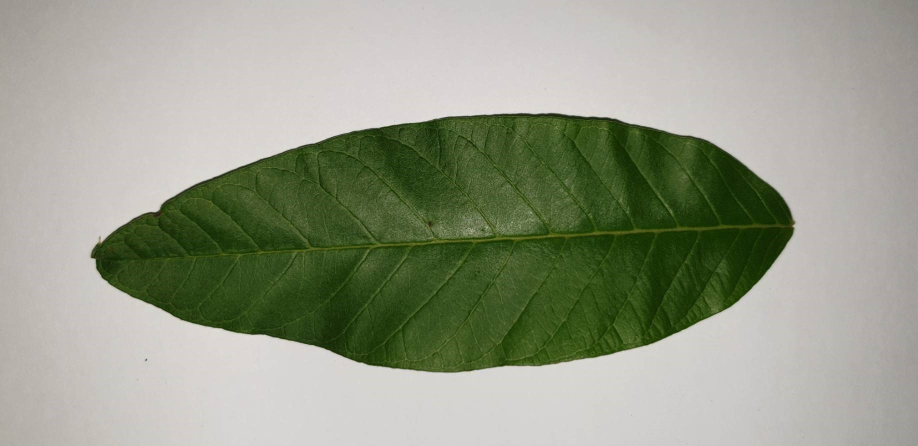
%> input picture Tubes Pengcit/a1.jpg, 1835 x 892 px (shown at 1/2 size)
$ octave KlasifikasiDaun.m   (GNU Octave 9; MATLAB toolbox functions it lacks are replaced by stand-ins)
%> lines starting %> are read from the running program, lines starting %| are printed output that depends on the picture
a1 = imread('a1.jpg');
%> a1 is the input picture: size 892x1835x3 uint8; mean R, G, B 149.9, 155.5, 137.3
a2 = imread('a2.jpg');
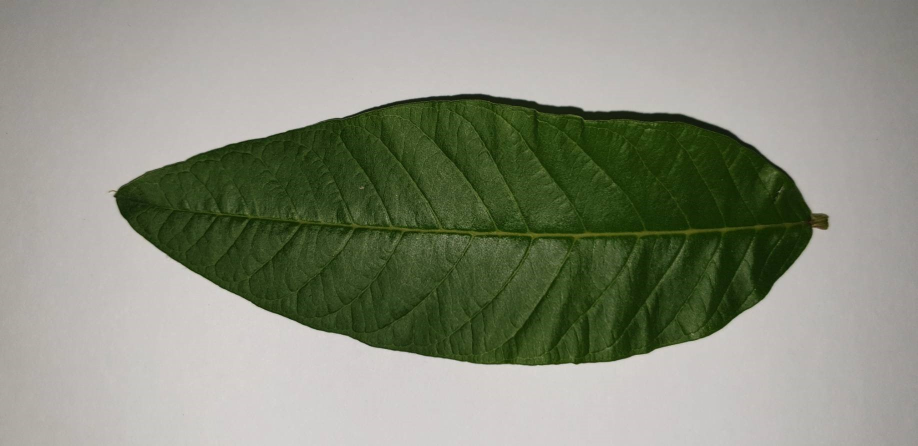
%> input picture Tubes Pengcit/a2.jpg, 1835 x 892 px (shown at 1/2 size)
%> a2 is the input picture: size 892x1835x3 uint8; mean R, G, B 137.9, 142, 126
a3 = imread('a3.jpg');
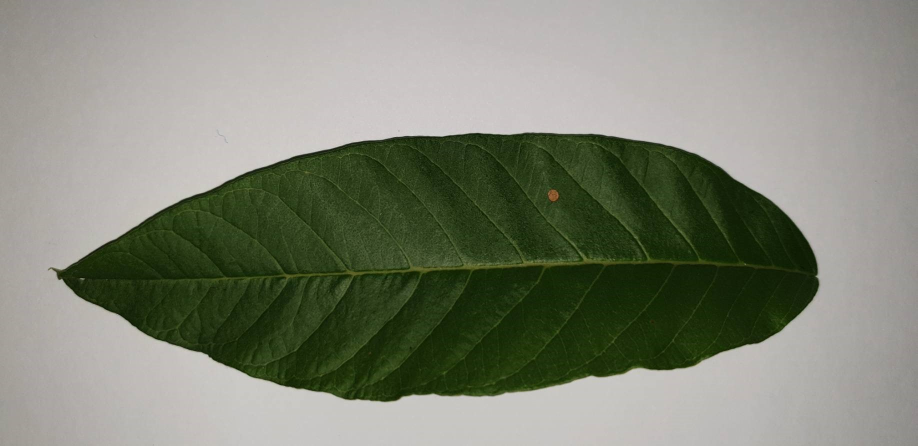
%> input picture Tubes Pengcit/a3.jpg, 1835 x 892 px (shown at 1/2 size)
%> a3 is the input picture: size 892x1835x3 uint8; mean R, G, B 128.8, 133, 118
a4 = imread('a4.jpg');
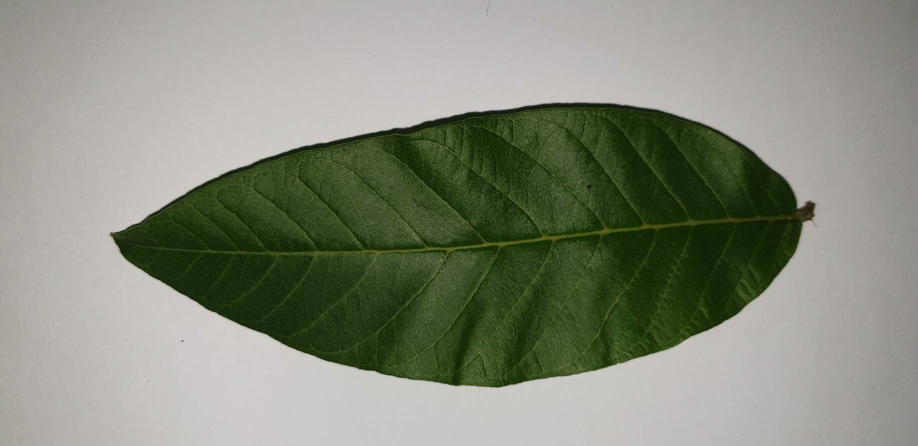
%> input picture Tubes Pengcit/a4.jpg, 1835 x 892 px (shown at 1/2 size)
%> a4 is the input picture: size 892x1835x3 uint8; mean R, G, B 134.8, 138.6, 123.8
a5 = imread('a5.jpg');
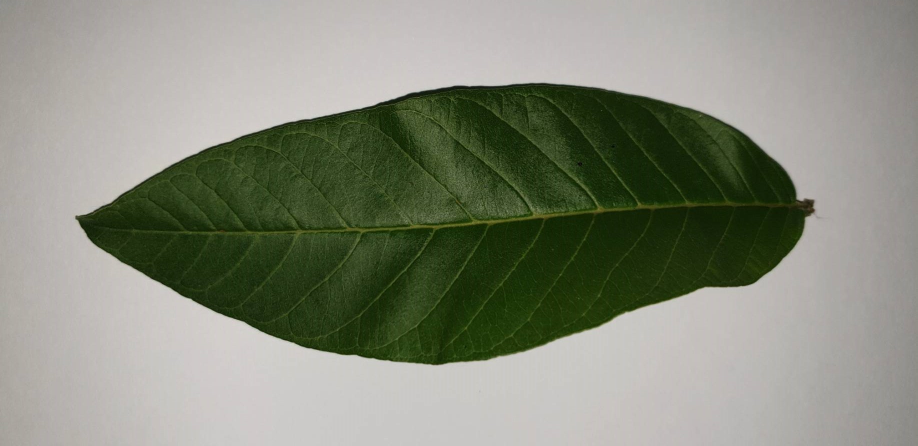
%> input picture Tubes Pengcit/a5.jpg, 1835 x 892 px (shown at 1/2 size)
%> a5 is the input picture: size 892x1835x3 uint8; mean R, G, B 133.9, 138, 122.9
b1 = imread('b1.jpg');
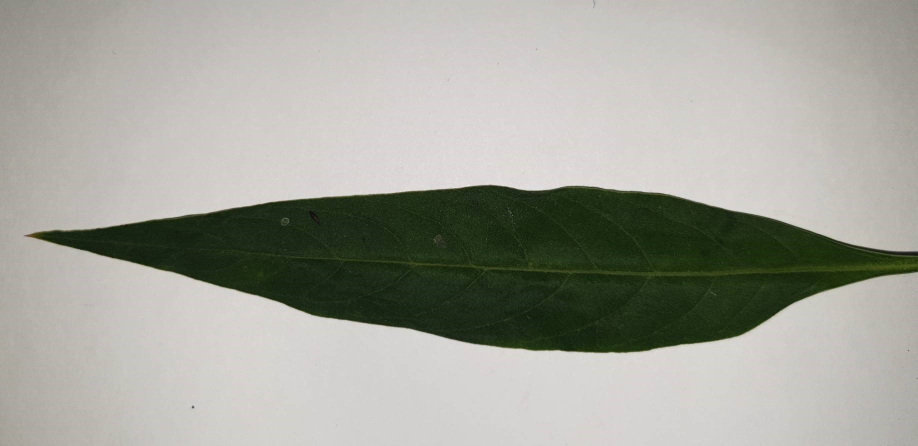
%> input picture Tubes Pengcit/b1.jpg, 1835 x 892 px (shown at 1/2 size)
%> b1 is the input picture: size 892x1835x3 uint8; mean R, G, B 162.3, 162.9, 154.6
%> (the run ends here)
